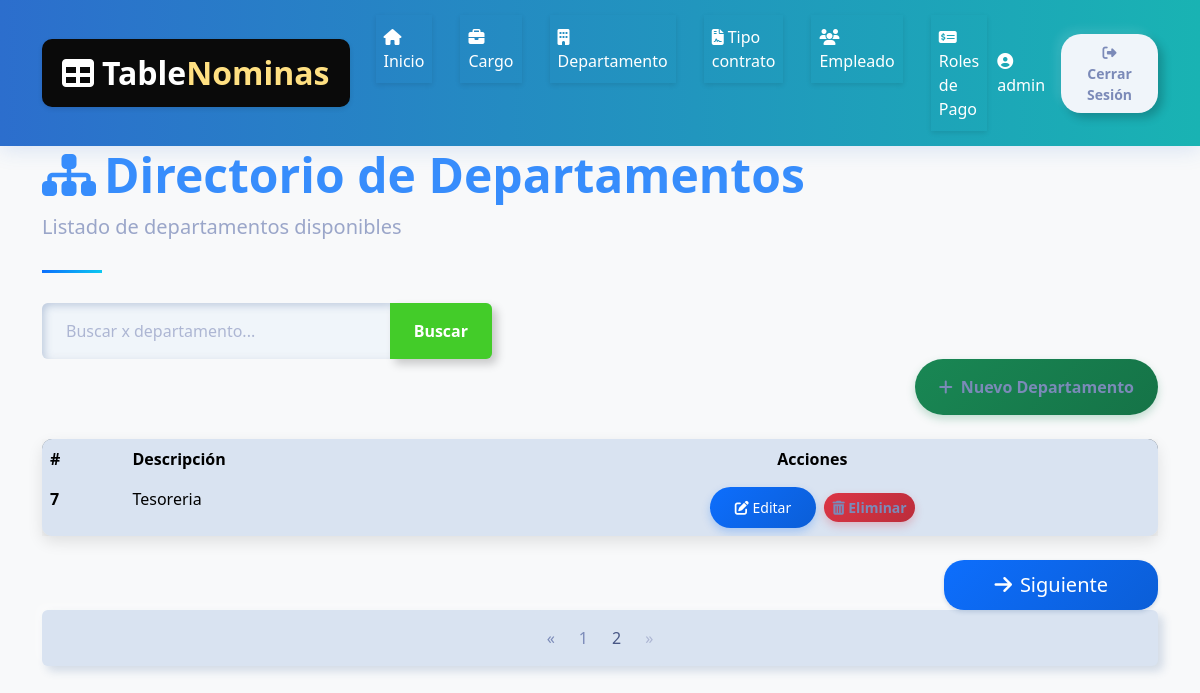
Before: /nomina/departamento_list/?page=2 (signed in) with the older database file.
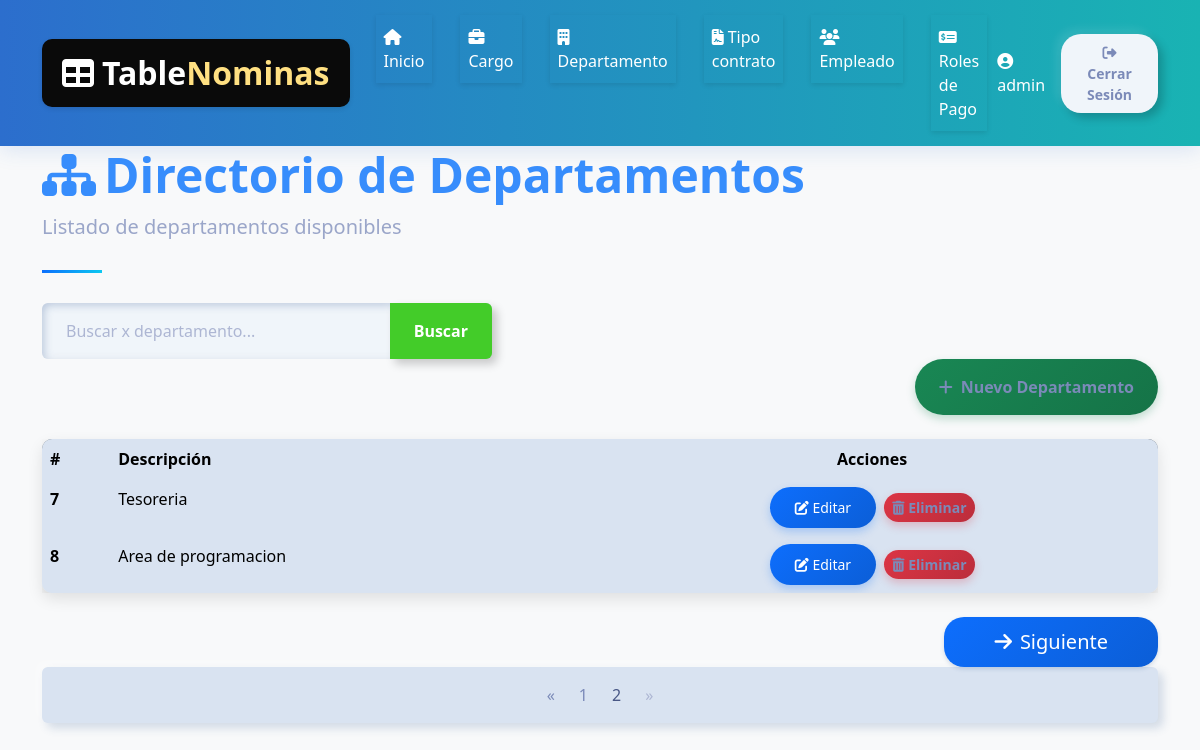
After: the same page with the newer database file.
### core/models.py (models this page shows, shortened)
class Departamento(models.Model):
    descripcion = models.CharField(max_length=100, unique=True)

### core/views.py (the view)
# urls.py: path('departamento_list/', departamento_list, name='departamento_list'),  # URL para la vista home
@login_required
def departamento_list(request):
    query = request.GET.get('q', None)
    if query:
        departamentos_list = Departamento.objects.filter(descripcion__icontains=query)
    else:
        departamentos_list = Departamento.objects.all().order_by('id')
    paginator = Paginator(departamentos_list, 5)
    page_number = request.GET.get('page')
    departamentos = paginator.get_page(page_number)
    context = {
        'departamentos': departamentos,
        'title': 'Listado de departamentos',
        'query': query
    }
    return render(request, 'departamento/list.html', context)

### template/departamento/list.html (shortened to what the changed rows need)
{% extends "home.html" %}
{% block content %}
    <div class="container">
        <header class="page-header">
            <h1 class="display-5 fw-bold text-primary">
                <i class="fas fa-sitemap me-2"></i>Directorio de Departamentos
            </h1>
        </header>
        <div class="card mb-4">
            <div class="card-body p-0">
                <div class="table-responsive">
                    <table class="table table-hover mb-0">
                        <thead>
                            <tr>
                                <th scope="col">#</th>
                                <th scope="col">Descripción</th>
                                <th scope="col" class="text-center">Acciones</th>
                    </tr>
                </thead>
                <tbody>
                    {% for departamento in departamentos %}
                    <tr>
                        <th scope="row">{{ departamento.id }}</th>
                        <td>{{ departamento.descripcion }}</td>
                        <td class="text-center">
                            <a href="{% url 'core:departamento_update' departamento.id %}" class="btn btn-sm btn-primary me-1">
                                <i class="fas fa-edit"></i> Editar
                            </a>
                            <a href="{% url 'core:departamento_delete' departamento.id %}" class="btn btn-sm btn-danger">
                                <i class="fas fa-trash-alt"></i> Eliminar
                            </a>
                        </td>
                    </tr>
                    {% endfor %}
                </tbody>
            </table>
        </div>
    </div>
</div>
        {% if departamentos.has_other_pages %}
        <nav aria-label="Page navigation" class="mb-4">
            <ul class="pagination justify-content-center">
                {% for i in departamentos.paginator.page_range %}
                    {% if departamentos.number == i %}
                        <li class="page-item active"><span class="page-link">{{ i }}</span></li>
                    {% else %}
                        <li class="page-item"><a class="page-link" href="?page={{ i }}{% if request.GET.q %}&q={{ request.GET.q }}{% endif %}">{{ i }}</a></li>
                    {% endif %}
                {% endfor %}
            </ul>
        </nav>
        {% endif %}
    </div>
{% endblock %}

Changed rows visible on the page:
added Departamento: id "8", descripcion "Area de programacion"
